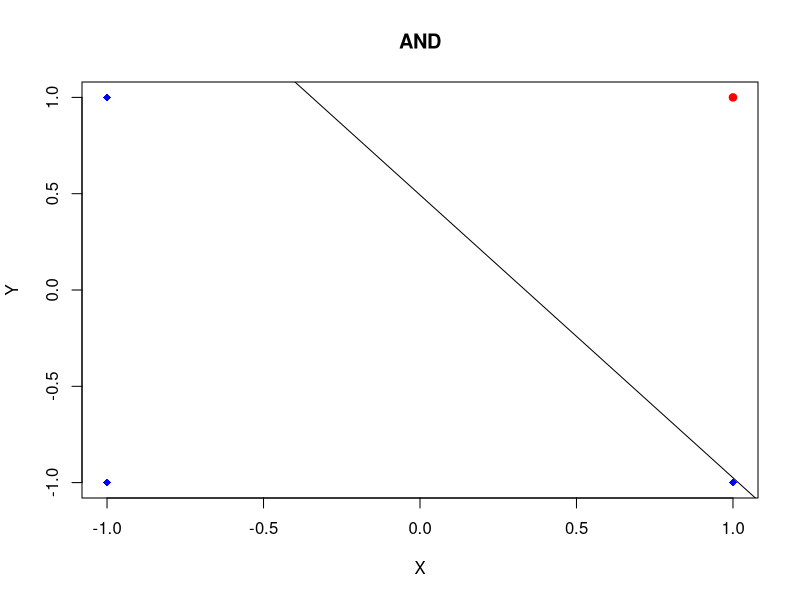
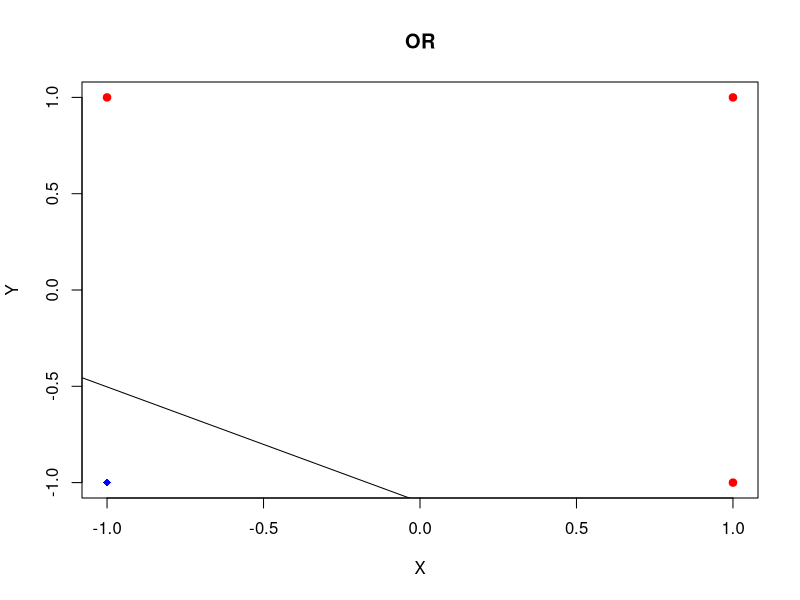
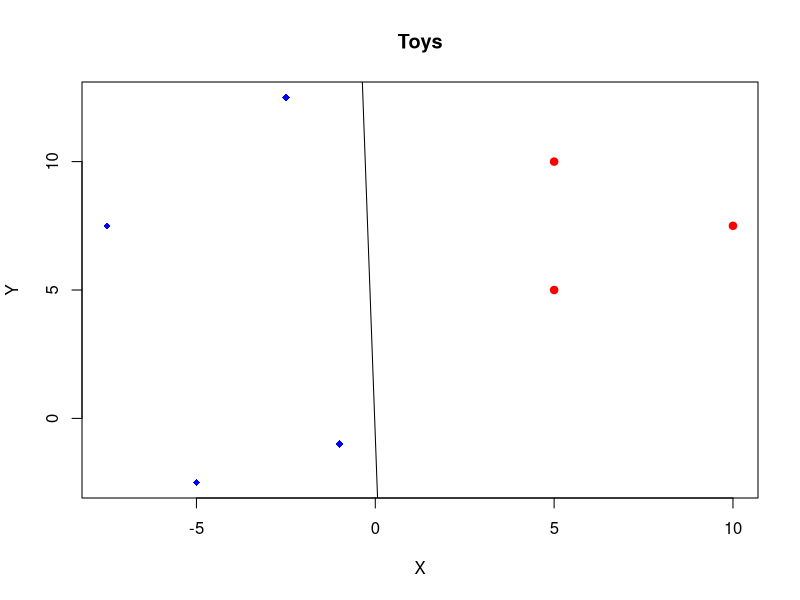

These charts were generated, in order, by the following R code:
and=matrix( 
  c( 1, 1, 1,
     1,-1,-1,
    -1, 1,-1,
    -1,-1,-1), # the data elements 
  nrow=4,              # number of rows 
  ncol=3,              # number of columns 
  byrow = TRUE)
or=matrix( 
  c( 1, 1, 1,
     1,-1, 1,
    -1, 1, 1,
    -1,-1,-1),
  nrow=4,              
  ncol=3,              
  byrow = TRUE)
xor=matrix( 
  c( 1, 1, 1,
     1,-1,-1,
    -1, 1,-1,
    -1,-1, 1),  
  nrow=4,              
  ncol=3,             
  byrow = TRUE)
toys=matrix( 
    c( -1  ,-1  ,-1,
       -5  ,-2.5,-1,
       -7.5, 7.5,-1,
       10  , 7.5, 1,
       -2.5,12.5,-1,
        5  ,10  , 1,
        5  , 5  , 1), 
  nrow=7,              
  ncol=3,              
  byrow = TRUE)
PerceptronBin <- function(data) {
  teta=runif(1,0,1)
  w=runif(ncol(data)-1,0,1)
  misclassfied= TRUE
  k=0
  while (misclassfied) {
    k=k+1
    misclassfied= FALSE
    for (i in 1:nrow(data)) {
      y=sum(c(w*data[i,1:(ncol(data)-1)],teta))
      if(sign(y)!=sign(data[i,ncol(data)])){
        w=w+(data[i,1:(ncol(data)-1)]*data[i,ncol(data)])
        teta=teta+(data[i,ncol(data)])
        misclassfied= TRUE
      }    
    }
    if(k==100000){
      misclassfied= FALSE
    }
    if(!misclassfied){
      print("Test")
      for (i in 1:nrow(data)) {
        y=sum(c(w*data[i,1:(ncol(data)-1)],teta))
        print(sign(y))    
      } 
    }
    
  }
  w=(c(w,teta))
  return(w)
}
plotTheLine <- function(data, title,a1,b1) {#y=a+b*x
  plot(data,pch= ifelse(data[, 3] == -1, 18, 19),col = ifelse(data[, 3] == -1, "blue", "red"),xlab = "X", ylab = "Y",main=title)
  abline(a=a1,b=b1)
}
w=PerceptronBin(and)
print("Pesos And: ")
print(w)
plotTheLine(and,"AND",-w[3]/w[2],-w[1]/w[2])
w=PerceptronBin(or)
print("Pesos Or: ")
print(w)
plotTheLine(or,"OR",-w[3]/w[2],-w[1]/w[2])
w=PerceptronBin(toys)
print("Pesos Toys: ")
print(w)
plotTheLine(toys,"Toys",-w[3]/w[2],-w[1]/w[2])

w=PerceptronBin(xor)

#Solo puede solucionar problemas que se solucionan linealmente
